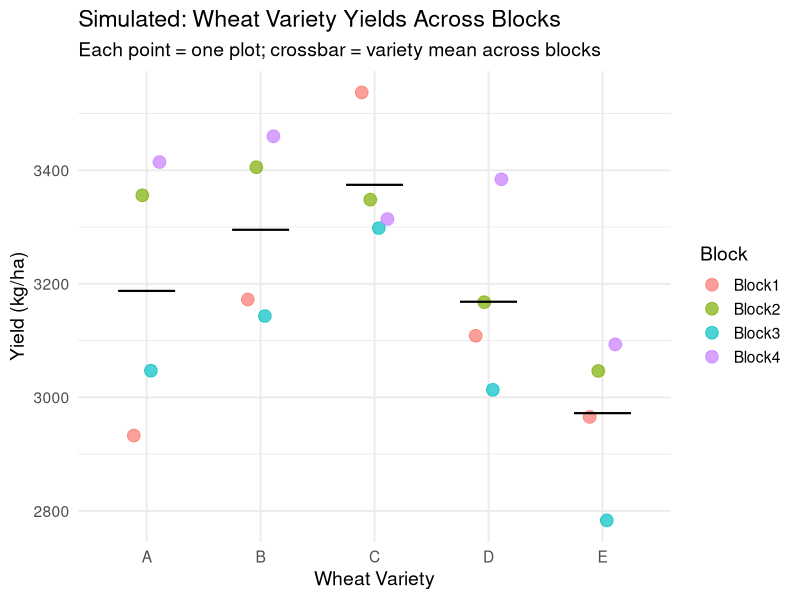
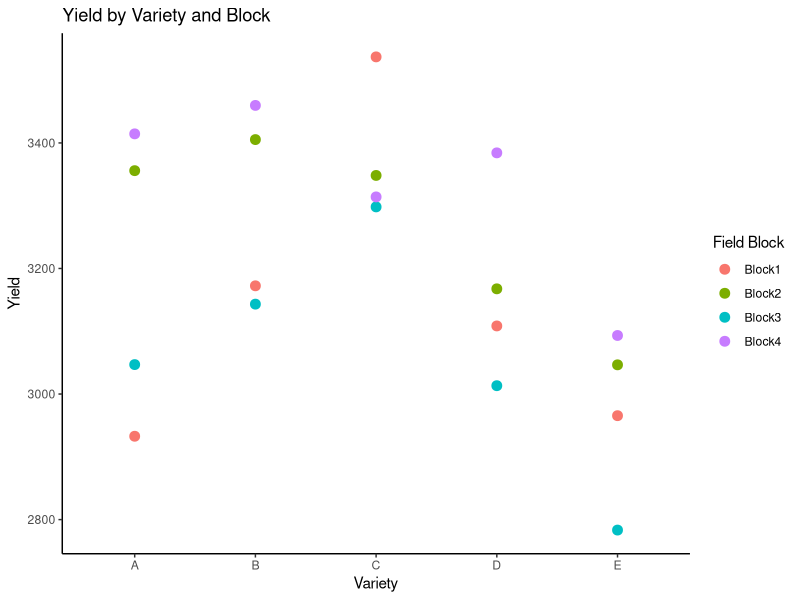

Reproduce these figures in R, in order.
## ---- chunk 1
library(tidyverse)

set.seed(123) # setting the seed helps with reproducibility

# Define experimental structure
varieties <- c("A", "B", "C", "D", "E") # 5 wheat varieties
blocks <- c("Block1", "Block2", "Block3", "Block4") # the different field to account for variability, there are 5 fields in each block

# Define the truth
baseline_yield <- 3000  # kg/ha for variety A in block 1

variety_effects <- c(
  A = 0,
  B = 200,
  C = 350,
  D = 100,
  E = -50
) # adding what the true variety effects are to each of the varieties

block_effects <- c(
  Block1 = 0,
  Block2 = 150,
  Block3 = -100,
  Block4 = 200
) # block effect is the general effect of the field itself 

noise_sd <- 120

# Create all combinations of variety and block (full factorial design)
wheat_data <- expand.grid(
  variety = varieties,
  block = blocks
) # creating the data frame of all possibilities

# Add true yield based on variety and block effects
wheat_data <- wheat_data %>%
  mutate(
    variety_effect = variety_effects[variety],
    block_effect = block_effects[block],
    true_yield = baseline_yield + variety_effect + block_effect,
    yield = true_yield + rnorm(n(), mean = 0, sd = noise_sd)
  ) # updating the data frame with values indexed based on variety and block effects established above, then set an uninformative prior to not restrict the model and giving final yield

# Look at the data
head(wheat_data)
summary(wheat_data)

# Visualize
ggplot(wheat_data, aes(x = variety, y = yield, color = block)) +
  geom_point(size = 4, alpha = 0.7, position = position_dodge(width = 0.3)) +
  stat_summary(fun = mean, geom = "crossbar", width = 0.5, 
               color = "black", size = 0.3) +
  labs(
    title = "Simulated: Wheat Variety Yields Across Blocks",
    subtitle = "Each point = one plot; crossbar = variety mean across blocks",
    x = "Wheat Variety",
    y = "Yield (kg/ha)",
    color = "Block"
  ) +
  theme_minimal(base_size = 14)
## ---- chunk 2
install.packages("lme4")
library(lme4)
install.packages("lmerTest")
library(lmerTest)

better_model <- lmer(yield ~ variety + (1|block), data = wheat_data)
summary(better_model)
anova(better_model)
## ---- chunk 3

bad <- aov(yield ~ variety, wheat_data)  
summary(bad)
## ---- chunk 4
yield_plot <- ggplot(wheat_data, aes(variety, yield, color = block)) +
  geom_point(size = 3) +
  theme_classic() +
  labs(title = "Yield by Variety and Block",
       x = "Variety",
       y = 'Yield',
       color = "Field Block")

yield_plot
